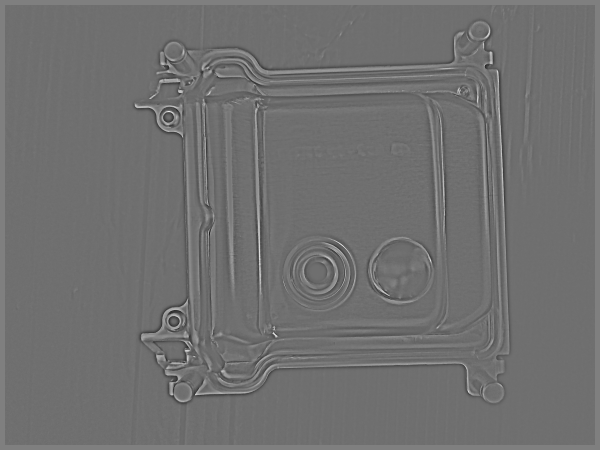
#> input picture lcntest1.png, 1200 x 900 px (shown at 1/2 size)
$ python image_subtraction.py
#> lines starting #> are read from the running program, lines starting #| are printed output that depends on the picture; after the words box and inside, x2 and y2 are one past the last pixel; in counts of white or black regions, pixels touching at a corner belong together
import numpy as np
import cv2

img1 = cv2.imread('lcntest1.png', 0)   # 0 for grey scaling
#> img1 is the input picture: shape (900, 1200); min 0, max 255, mean 111.6
img2 = cv2.imread('lcn13.png', 0)
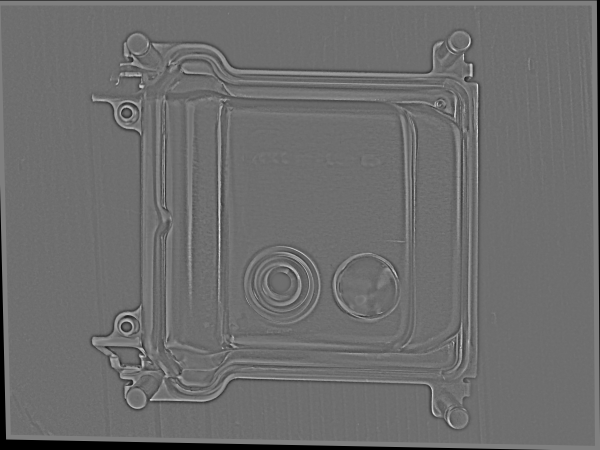
#> input picture lcn13.png, 1200 x 900 px (shown at 1/2 size)
#> img2 is the input picture: shape (900, 1200); min 0, max 251, mean 108.9

## Resize images
image = img1
height, width = image.shape[:2]
#> height = 900; width = 1200
res = cv2.resize(image,(width/10, height/10), interpolation = cv2.INTER_CUBIC)
#img1 =res

image = img2
height, width = image.shape[:2]
res = cv2.resize(image,(width/10, height/10), interpolation = cv2.INTER_CUBIC)
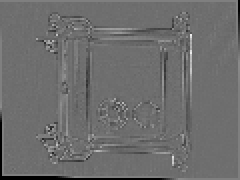
#> res: shape (90, 120) (shown 2 times larger); min 0, max 235, mean 109
#img2 = res


#img1 = cv2.equalizeHist(img1)
#img2 = cv2.equalizeHist(img2)


# create a CLAHE object (Arguments are optional).
clahe = cv2.createCLAHE(clipLimit=3.0, tileGridSize=(10, 10))
img1 = clahe.apply(img1)
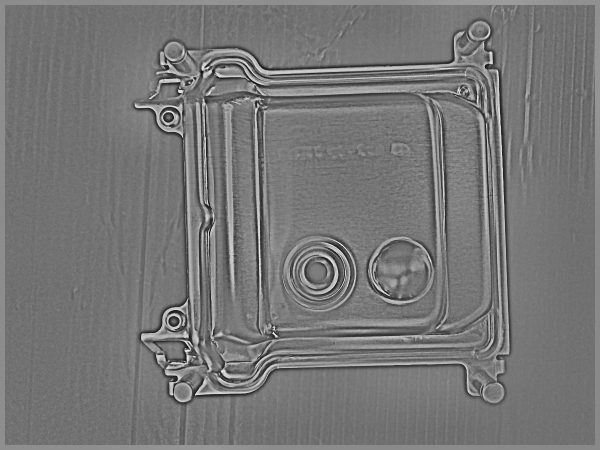
#> img1: shape (900, 1200) (shown at 1/2 size); min 0, max 255, mean 118.3
img2 = clahe.apply(img2)
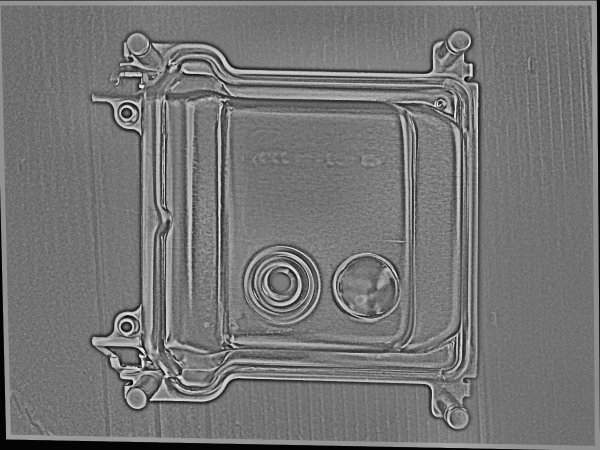
#> img2: shape (900, 1200) (shown at 1/2 size); min 2, max 253, mean 116.8
cv2.imwrite('lcn11_cleah.png', img1)
cv2.imwrite('lcn13_cleah.png', img2)


fgbg = cv2.createBackgroundSubtractorMOG2()
fgmask = fgbg.apply(img1)
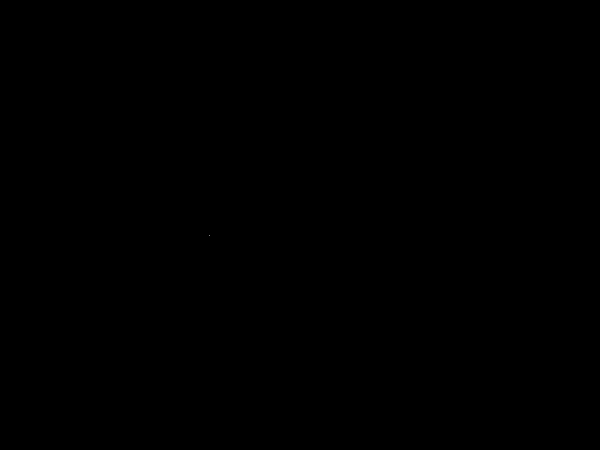
#> fgmask: shape (900, 1200) (shown at 1/2 size); values 127 (black) and 255 (white), 0% white in thin lines or dots, all inside (x1, y1, x2, y2) = (418, 470, 419, 471)
fgmask = fgbg.apply(img2)
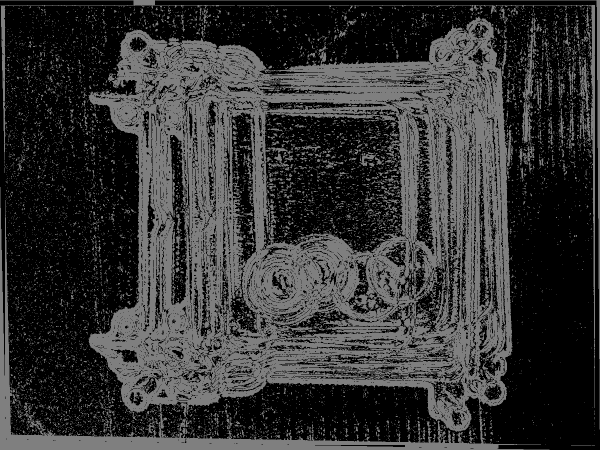
#> fgmask: shape (900, 1200) (shown at 1/2 size); min 0, max 255, mean 51.8
cv2.imwrite('lcn13_fgmask.png', fgmask)

cv2.imwrite('lcn13_matsub.png', np.absolute(img1 - img2))
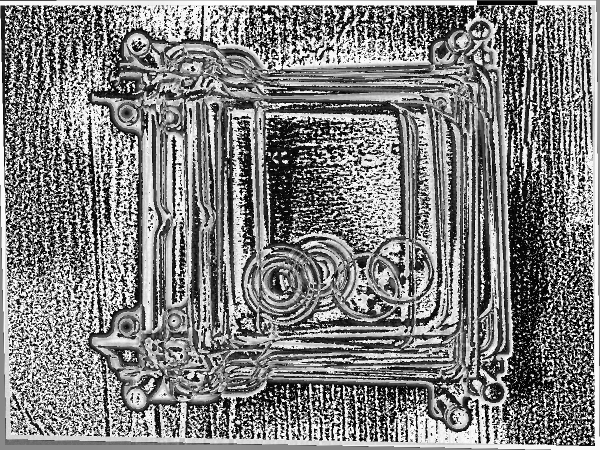
#> saved as lcn13_matsub.png: shape (900, 1200) (shown at 1/2 size); min 0, max 255, mean 128.3
